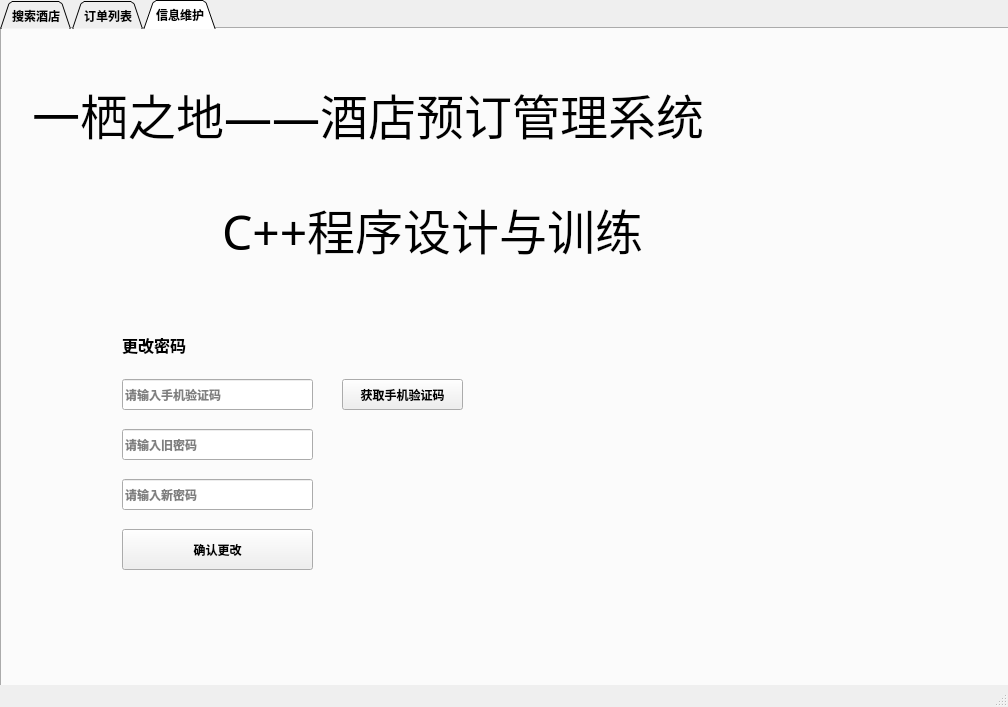
<?xml version="1.0" encoding="UTF-8"?>
<ui version="4.0">
 <class>MainWindow</class>
 <widget class="QMainWindow" name="MainWindow">
  <property name="geometry">
   <rect>
    <x>0</x>
    <y>0</y>
    <width>1008</width>
    <height>707</height>
   </rect>
  </property>
  <property name="windowTitle">
   <string>MainWindow</string>
  </property>
  <widget class="QWidget" name="centralWidget">
   <widget class="QTabWidget" name="tabWidget">
    <property name="geometry">
     <rect>
      <x>0</x>
      <y>0</y>
      <width>1011</width>
      <height>711</height>
     </rect>
    </property>
    <property name="font">
     <font>
      <family>微软雅黑</family>
      <bold>true</bold>
     </font>
    </property>
    <property name="tabShape">
     <enum>QTabWidget::Triangular</enum>
    </property>
    <property name="currentIndex">
     <number>2</number>
    </property>
    <property name="iconSize">
     <size>
      <width>30</width>
      <height>30</height>
     </size>
    </property>
    <property name="elideMode">
     <enum>Qt::ElideMiddle</enum>
    </property>
    <property name="documentMode">
     <bool>false</bool>
    </property>
    <property name="tabsClosable">
     <bool>false</bool>
    </property>
    <property name="movable">
     <bool>false</bool>
    </property>
    <property name="tabBarAutoHide">
     <bool>false</bool>
    </property>
    <widget class="QWidget" name="tab">
     <attribute name="title">
      <string>搜索酒店</string>
     </attribute>
     <widget class="QTableWidget" name="table">
      <property name="geometry">
       <rect>
        <x>0</x>
        <y>300</y>
        <width>741</width>
        <height>331</height>
       </rect>
      </property>
      <property name="rowCount">
       <number>0</number>
      </property>
     </widget>
     <widget class="QPushButton" name="btnSearch">
      <property name="geometry">
       <rect>
        <x>770</x>
        <y>300</y>
        <width>221</width>
        <height>91</height>
       </rect>
      </property>
      <property name="font">
       <font>
        <family>微软雅黑</family>
        <pointsize>28</pointsize>
        <bold>true</bold>
       </font>
      </property>
      <property name="text">
       <string>查询</string>
      </property>
     </widget>
     <widget class="QLineEdit" name="lineSearchCity">
      <property name="geometry">
       <rect>
        <x>20</x>
        <y>100</y>
        <width>181</width>
        <height>41</height>
       </rect>
      </property>
      <property name="placeholderText">
       <string>搜索城市</string>
      </property>
     </widget>
     <widget class="QLabel" name="label">
      <property name="geometry">
       <rect>
        <x>10</x>
        <y>30</y>
        <width>411</width>
        <height>41</height>
       </rect>
      </property>
      <property name="font">
       <font>
        <family>微软雅黑</family>
        <pointsize>24</pointsize>
        <bold>true</bold>
       </font>
      </property>
      <property name="text">
       <string>搜索您中意的一栖之地</string>
      </property>
      <property name="textFormat">
       <enum>Qt::AutoText</enum>
      </property>
     </widget>
     <widget class="QRadioButton" name="rbtnDefault">
      <property name="geometry">
       <rect>
        <x>230</x>
        <y>110</y>
        <width>161</width>
        <height>31</height>
       </rect>
      </property>
      <property name="font">
       <font>
        <family>微软雅黑</family>
        <pointsize>12</pointsize>
        <bold>true</bold>
       </font>
      </property>
      <property name="text">
       <string>默认排序</string>
      </property>
      <property name="checked">
       <bool>true</bool>
      </property>
     </widget>
     <widget class="QRadioButton" name="rbtnComment">
      <property name="geometry">
       <rect>
        <x>230</x>
        <y>220</y>
        <width>171</width>
        <height>41</height>
       </rect>
      </property>
      <property name="font">
       <font>
        <family>微软雅黑</family>
        <pointsize>12</pointsize>
        <bold>true</bold>
       </font>
      </property>
      <property name="text">
       <string>按评价好坏排序</string>
      </property>
     </widget>
     <widget class="QRadioButton" name="rbtnPrice">
      <property name="geometry">
       <rect>
        <x>230</x>
        <y>170</y>
        <width>171</width>
        <height>31</height>
       </rect>
      </property>
      <property name="font">
       <font>
        <family>微软雅黑</family>
        <pointsize>12</pointsize>
        <bold>true</bold>
       </font>
      </property>
      <property name="text">
       <string>按价格高低排序</string>
      </property>
     </widget>
     <widget class="QPushButton" name="btnExit">
      <property name="geometry">
       <rect>
        <x>770</x>
        <y>500</y>
        <width>221</width>
        <height>91</height>
       </rect>
      </property>
      <property name="font">
       <font>
        <family>微软雅黑</family>
        <pointsize>16</pointsize>
        <bold>true</bold>
       </font>
      </property>
      <property name="text">
       <string>保存并退出登录</string>
      </property>
     </widget>
     <widget class="QCalendarWidget" name="calendarWidget">
      <property name="geometry">
       <rect>
        <x>430</x>
        <y>50</y>
        <width>311</width>
        <height>231</height>
       </rect>
      </property>
     </widget>
     <widget class="QLineEdit" name="lineDays">
      <property name="geometry">
       <rect>
        <x>780</x>
        <y>180</y>
        <width>181</width>
        <height>41</height>
       </rect>
      </property>
     </widget>
     <widget class="QLabel" name="label_2">
      <property name="geometry">
       <rect>
        <x>770</x>
        <y>100</y>
        <width>201</width>
        <height>41</height>
       </rect>
      </property>
      <property name="font">
       <font>
        <family>微软雅黑</family>
        <pointsize>16</pointsize>
        <bold>true</bold>
       </font>
      </property>
      <property name="text">
       <string>请输入入住天数</string>
      </property>
     </widget>
     <widget class="QLabel" name="label_3">
      <property name="geometry">
       <rect>
        <x>500</x>
        <y>10</y>
        <width>131</width>
        <height>31</height>
       </rect>
      </property>
      <property name="font">
       <font>
        <family>微软雅黑</family>
        <pointsize>11</pointsize>
        <bold>true</bold>
       </font>
      </property>
      <property name="text">
       <string>请选择入住日期</string>
      </property>
     </widget>
     <widget class="QPushButton" name="btnDetail">
      <property name="geometry">
       <rect>
        <x>770</x>
        <y>400</y>
        <width>221</width>
        <height>91</height>
       </rect>
      </property>
      <property name="font">
       <font>
        <family>微软雅黑</family>
        <pointsize>20</pointsize>
        <bold>true</bold>
       </font>
      </property>
      <property name="text">
       <string>查看详细信息</string>
      </property>
     </widget>
     <widget class="QLineEdit" name="lineSearchDis">
      <property name="geometry">
       <rect>
        <x>20</x>
        <y>160</y>
        <width>181</width>
        <height>41</height>
       </rect>
      </property>
      <property name="placeholderText">
       <string>搜索地区（可不填）</string>
      </property>
     </widget>
     <widget class="QComboBox" name="comboBox">
      <property name="geometry">
       <rect>
        <x>20</x>
        <y>220</y>
        <width>181</width>
        <height>31</height>
       </rect>
      </property>
      <item>
       <property name="text">
        <string>所有房型</string>
       </property>
      </item>
      <item>
       <property name="text">
        <string>钟点房</string>
       </property>
      </item>
      <item>
       <property name="text">
        <string>双人房</string>
       </property>
      </item>
      <item>
       <property name="text">
        <string>大床房</string>
       </property>
      </item>
      <item>
       <property name="text">
        <string>奢华房</string>
       </property>
      </item>
      <item>
       <property name="text">
        <string>总统套房</string>
       </property>
      </item>
     </widget>
    </widget>
    <widget class="QWidget" name="tab_2">
     <attribute name="title">
      <string>订单列表</string>
     </attribute>
     <widget class="QTableWidget" name="table2">
      <property name="geometry">
       <rect>
        <x>0</x>
        <y>90</y>
        <width>791</width>
        <height>501</height>
       </rect>
      </property>
     </widget>
     <widget class="QLabel" name="label_7">
      <property name="geometry">
       <rect>
        <x>270</x>
        <y>10</y>
        <width>241</width>
        <height>71</height>
       </rect>
      </property>
      <property name="font">
       <font>
        <family>微软雅黑</family>
        <pointsize>36</pointsize>
        <bold>false</bold>
       </font>
      </property>
      <property name="text">
       <string>订单列表</string>
      </property>
     </widget>
     <widget class="QPushButton" name="btnPay">
      <property name="geometry">
       <rect>
        <x>810</x>
        <y>210</y>
        <width>181</width>
        <height>111</height>
       </rect>
      </property>
      <property name="font">
       <font>
        <family>微软雅黑</family>
        <pointsize>24</pointsize>
        <bold>true</bold>
       </font>
      </property>
      <property name="text">
       <string>确认付款</string>
      </property>
     </widget>
     <widget class="QPushButton" name="btnRefund">
      <property name="geometry">
       <rect>
        <x>810</x>
        <y>330</y>
        <width>181</width>
        <height>111</height>
       </rect>
      </property>
      <property name="font">
       <font>
        <family>微软雅黑</family>
        <pointsize>24</pointsize>
        <bold>true</bold>
       </font>
      </property>
      <property name="text">
       <string>申请退款</string>
      </property>
     </widget>
     <widget class="QPushButton" name="btnComment">
      <property name="geometry">
       <rect>
        <x>810</x>
        <y>450</y>
        <width>181</width>
        <height>111</height>
       </rect>
      </property>
      <property name="font">
       <font>
        <family>微软雅黑</family>
        <pointsize>24</pointsize>
        <bold>true</bold>
       </font>
      </property>
      <property name="text">
       <string>评价订单</string>
      </property>
     </widget>
     <widget class="QPushButton" name="btnRefresh">
      <property name="geometry">
       <rect>
        <x>810</x>
        <y>90</y>
        <width>181</width>
        <height>111</height>
       </rect>
      </property>
      <property name="font">
       <font>
        <family>微软雅黑</family>
        <pointsize>24</pointsize>
        <bold>true</bold>
       </font>
      </property>
      <property name="text">
       <string>刷新列表</string>
      </property>
     </widget>
    </widget>
    <widget class="QWidget" name="tab_3">
     <attribute name="title">
      <string>信息维护</string>
     </attribute>
     <widget class="QLabel" name="label_5">
      <property name="geometry">
       <rect>
        <x>30</x>
        <y>30</y>
        <width>941</width>
        <height>111</height>
       </rect>
      </property>
      <property name="font">
       <font>
        <family>微软雅黑</family>
        <pointsize>36</pointsize>
        <bold>false</bold>
       </font>
      </property>
      <property name="text">
       <string>一栖之地——酒店预订管理系统</string>
      </property>
     </widget>
     <widget class="QLabel" name="label_6">
      <property name="geometry">
       <rect>
        <x>220</x>
        <y>150</y>
        <width>571</width>
        <height>101</height>
       </rect>
      </property>
      <property name="font">
       <font>
        <family>微软雅黑</family>
        <pointsize>36</pointsize>
        <bold>false</bold>
       </font>
      </property>
      <property name="text">
       <string>C++程序设计与训练</string>
      </property>
     </widget>
     <widget class="QLineEdit" name="lineEdit">
      <property name="geometry">
       <rect>
        <x>120</x>
        <y>350</y>
        <width>191</width>
        <height>31</height>
       </rect>
      </property>
      <property name="placeholderText">
       <string>请输入手机验证码</string>
      </property>
     </widget>
     <widget class="QPushButton" name="btnChangePass">
      <property name="geometry">
       <rect>
        <x>120</x>
        <y>500</y>
        <width>191</width>
        <height>41</height>
       </rect>
      </property>
      <property name="text">
       <string>确认更改</string>
      </property>
     </widget>
     <widget class="QLineEdit" name="lineOldPassword">
      <property name="geometry">
       <rect>
        <x>120</x>
        <y>400</y>
        <width>191</width>
        <height>31</height>
       </rect>
      </property>
      <property name="placeholderText">
       <string>请输入旧密码</string>
      </property>
     </widget>
     <widget class="QLineEdit" name="lineNewPasss">
      <property name="geometry">
       <rect>
        <x>120</x>
        <y>450</y>
        <width>191</width>
        <height>31</height>
       </rect>
      </property>
      <property name="placeholderText">
       <string>请输入新密码</string>
      </property>
     </widget>
     <widget class="QPushButton" name="pushButton_2">
      <property name="geometry">
       <rect>
        <x>340</x>
        <y>350</y>
        <width>121</width>
        <height>31</height>
       </rect>
      </property>
      <property name="text">
       <string>获取手机验证码</string>
      </property>
     </widget>
     <widget class="QLabel" name="label_4">
      <property name="geometry">
       <rect>
        <x>120</x>
        <y>300</y>
        <width>81</width>
        <height>31</height>
       </rect>
      </property>
      <property name="font">
       <font>
        <family>微软雅黑</family>
        <pointsize>12</pointsize>
        <bold>true</bold>
       </font>
      </property>
      <property name="text">
       <string>更改密码</string>
      </property>
     </widget>
    </widget>
   </widget>
  </widget>
  <widget class="QMenuBar" name="menuBar">
   <property name="geometry">
    <rect>
     <x>0</x>
     <y>0</y>
     <width>1008</width>
     <height>22</height>
    </rect>
   </property>
  </widget>
  <widget class="QStatusBar" name="statusBar"/>
 </widget>
 <layoutdefault spacing="6" margin="11"/>
 <resources/>
 <connections/>
</ui>
